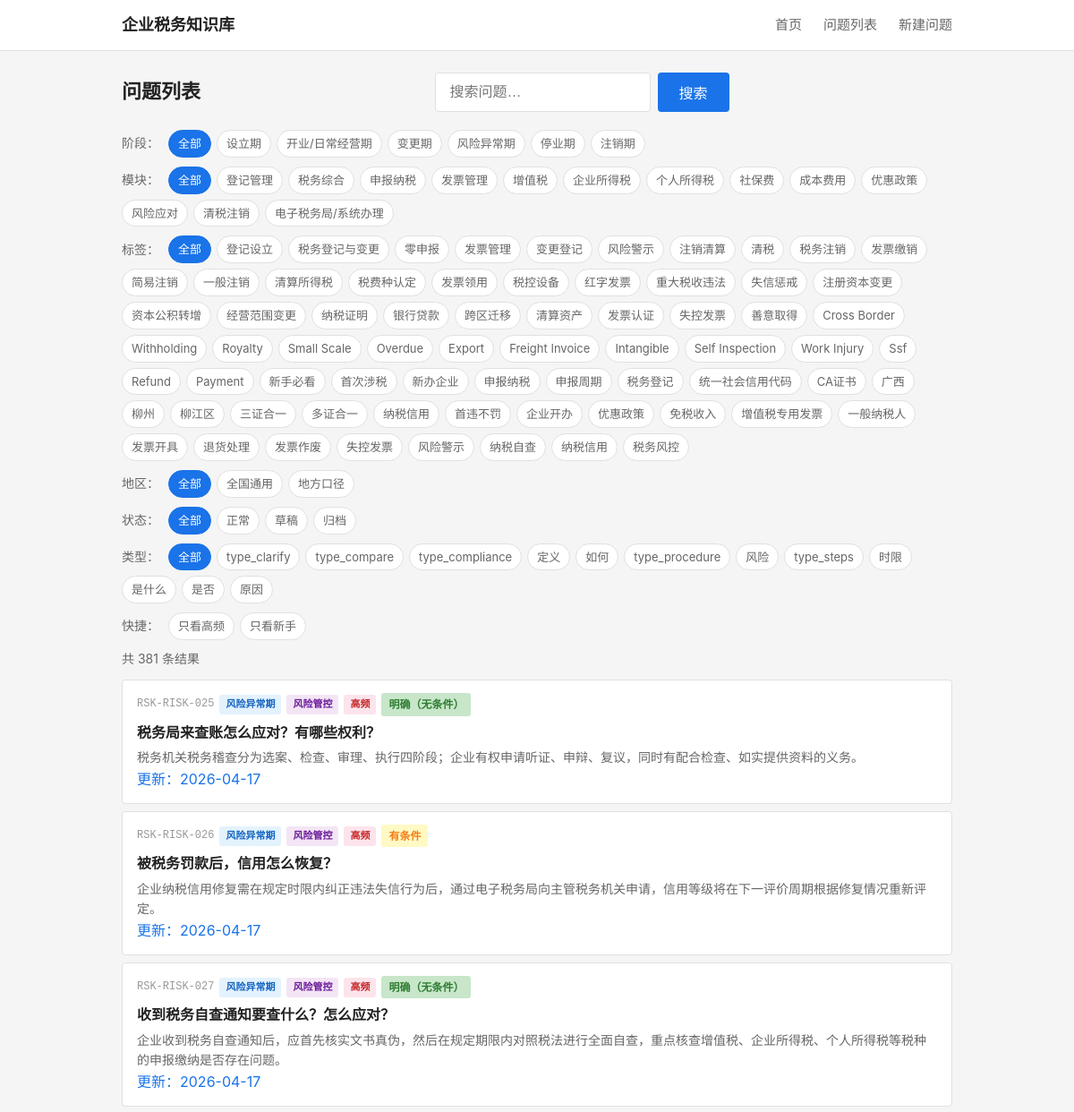
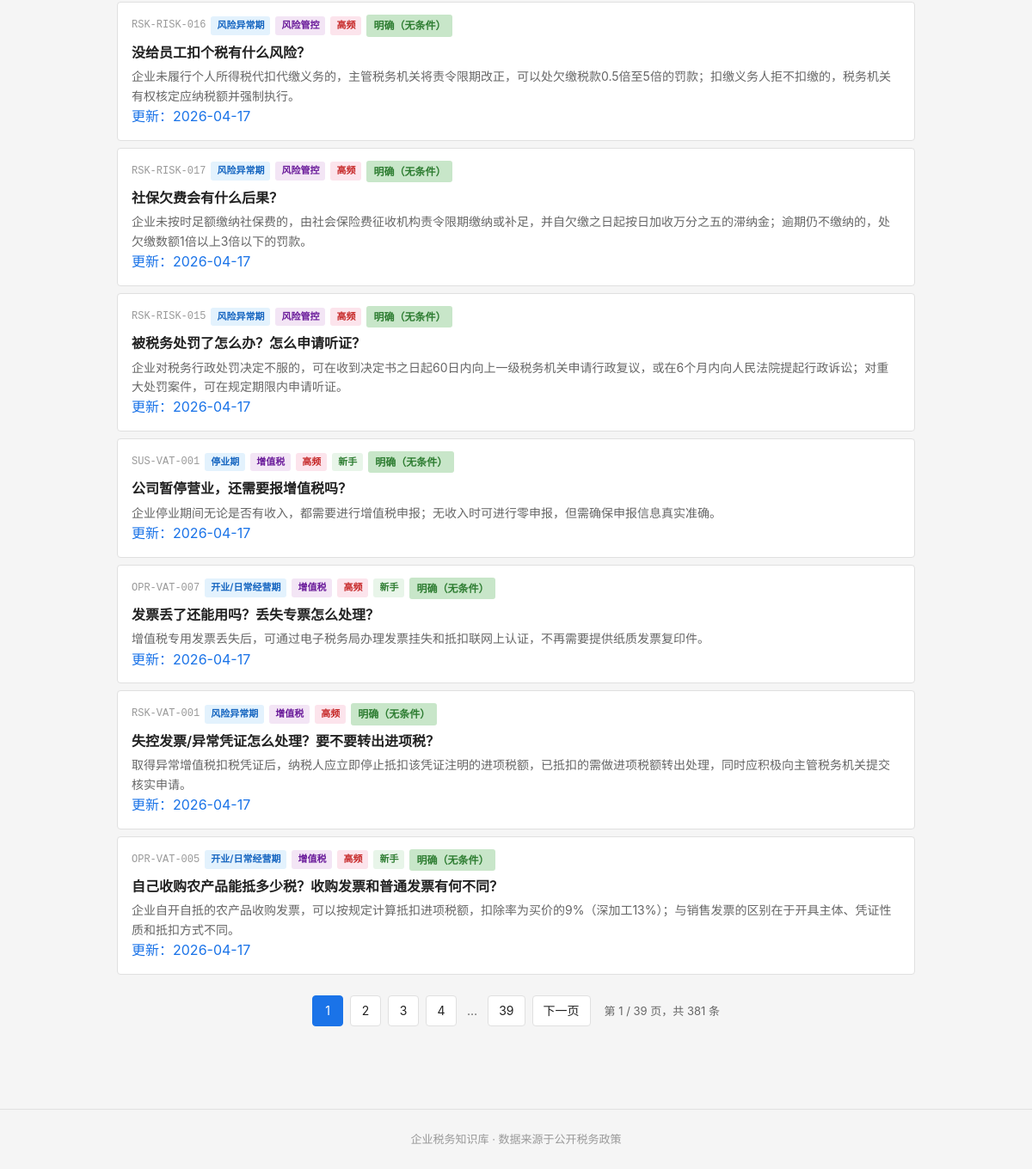
Page /questions on the earlier database version (2 pictures, top to bottom).
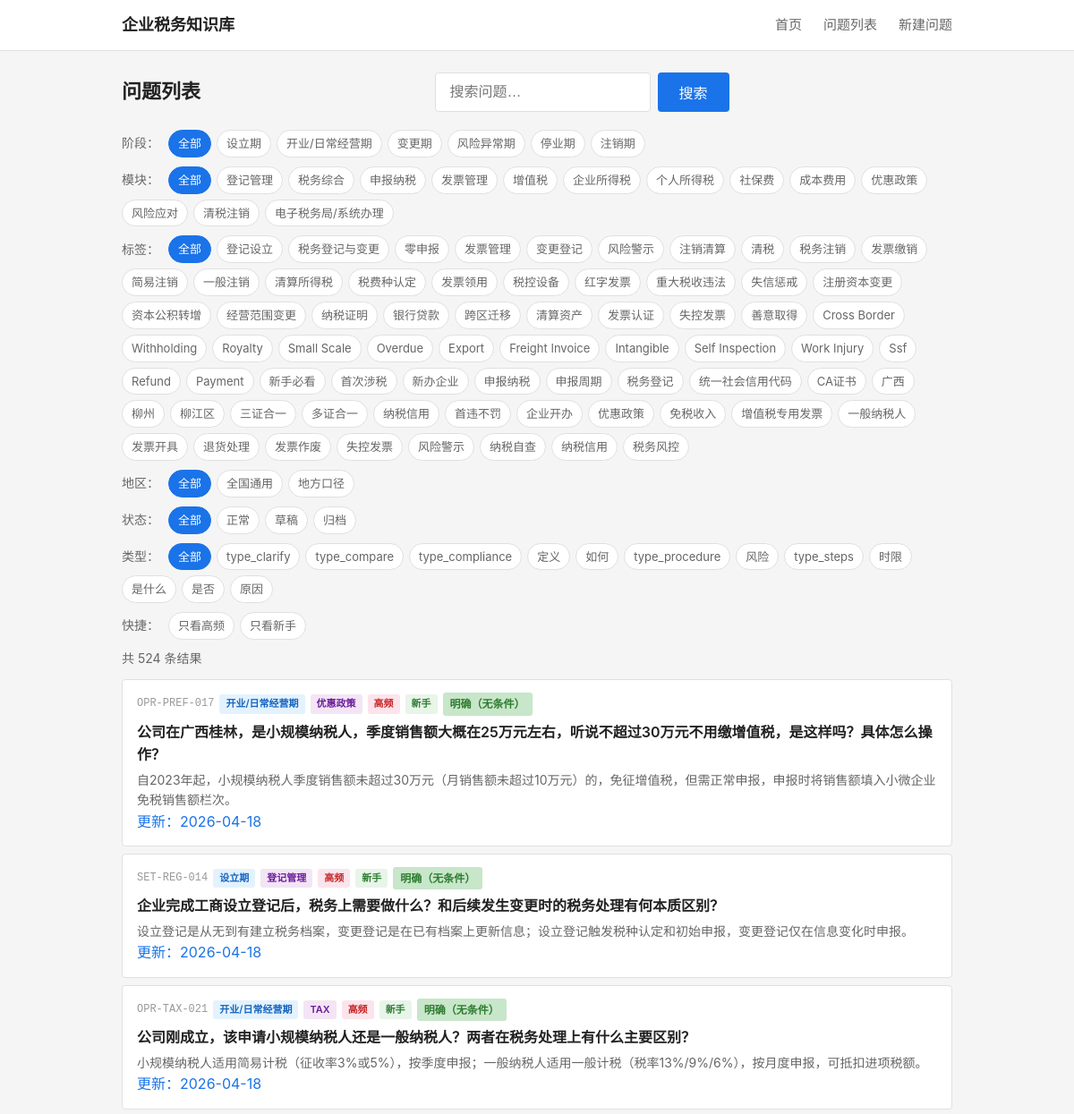
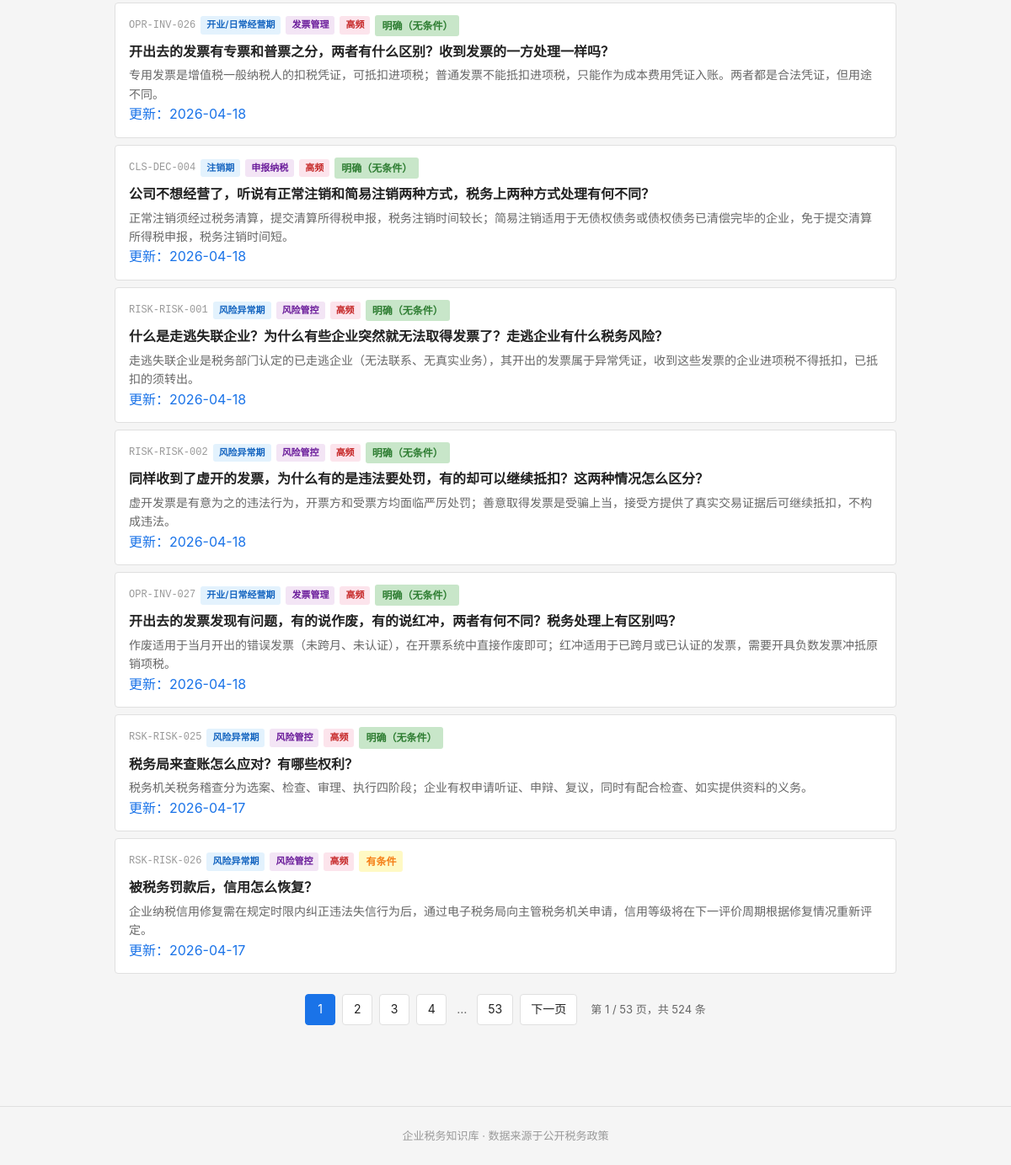
Same page on the later database version (2 pictures, top to bottom).
### tables this page shows
CREATE TABLE tag_dict (
    id              INTEGER PRIMARY KEY AUTOINCREMENT,
    tag_code        TEXT NOT NULL UNIQUE,
    tag_name        TEXT NOT NULL,
    tag_category    TEXT,
    parent_id       INTEGER,
    display_order   INTEGER NOT NULL DEFAULT 1,
    status          TEXT NOT NULL DEFAULT 'active',

    FOREIGN KEY (parent_id) REFERENCES tag_dict(id) ON DELETE SET NULL
);

CREATE TABLE question_master (
    id              INTEGER PRIMARY KEY AUTOINCREMENT,
    question_code   TEXT NOT NULL UNIQUE,
    question_title  TEXT NOT NULL,
    question_plain  TEXT NOT NULL,

    -- 分类
    stage_code      TEXT NOT NULL,
    module_code     TEXT NOT NULL,
    question_type   TEXT NOT NULL,

    -- 答案
    one_line_answer TEXT NOT NULL,
    detailed_answer TEXT,
    core_definition TEXT,

    -- 条件与边界
    applicable_conditions TEXT,
    exceptions_boundary   TEXT,

    -- 实务
    practical_steps TEXT,
    risk_warning    TEXT,

    -- 适用范围
    scope_level     TEXT NOT NULL DEFAULT 'scope_national',
    local_region    TEXT,

    -- 确定性
    answer_certainty TEXT NOT NULL DEFAULT 'certain_clear',

    -- 元数据
    keywords        TEXT,
    high_frequency_flag INTEGER NOT NULL DEFAULT 0,
    newbie_flag     INTEGER NOT NULL DEFAULT 0,

    -- 版本管理
    status          TEXT NOT NULL DEFAULT 'draft',
    version_no      INTEGER NOT NULL DEFAULT 1,

    -- 审计字段
    created_at      TEXT NOT NULL DEFAULT (datetime('now')),
    updated_at      TEXT NOT NULL DEFAULT (datetime('now'))
);

### backend/app.py (the view)
    @app.route('/questions')
    def questions_list():
        from services.question_service import QuestionService
        svc = QuestionService()
        stage = request.args.get('stage')
        module = request.args.get('module')
        tag = request.args.get('tag')
        qtype = request.args.get('qtype')
        page = int(request.args.get('page', 1))
        page_size = 10
        result = svc.list_questions(
            stage=stage, module=module, tag=tag,
            page=page, page_size=page_size,
            hf=request.args.get('hf'),
            newbie=request.args.get('newbie'),
            keyword=request.args.get('keyword'),
            region=request.args.get('region'),
            status=request.args.get('status'),
            qtype=qtype
        )
        stages = svc.get_stages()
        modules = svc.get_modules()
        all_tags = svc.get_all_tags()
        business_tags = [t for t in all_tags if t['tag_category'] == 'business']
        question_types = svc.get_question_types()
        keyword = request.args.get('keyword', '')
        current_region = request.args.get('region', '')
        current_status = request.args.get('status', '')
        return render_template('questions.html',
                               stages=stages, modules=modules, all_tags=all_tags,
                               business_tags=business_tags,
                               questions=result['questions'], total=result['total'],
                               page=page, page_size=page_size,
                               current_stage=stage, current_module=module, current_tag=tag,
                               keyword=keyword,
                               current_region=current_region, current_status=current_status,
                               question_types=question_types, current_qtype=qtype)

### backend/services/question_service.py (called while the page is built)
    def _query(self, sql, params=None):
        conn = sqlite3.connect(self.db_path)
        conn.execute("PRAGMA foreign_keys = ON")
        conn.row_factory = sqlite3.Row
        cur = conn.cursor()
        if params:
            cur.execute(sql, params)
        else:
            cur.execute(sql)
        rows = cur.fetchall()
        conn.close()
        return [dict(r) for r in rows]

    def _query_one(self, sql, params=None):
        rows = self._query(sql, params)
        return rows[0] if rows else None

    def get_stages(self):
        return self._query("""
            SELECT tag_code, tag_name
            FROM tag_dict
            WHERE tag_category = 'stage'
            ORDER BY display_order
        """)

    def get_modules(self):
        return self._query("""
            SELECT tag_code, tag_name
            FROM tag_dict
            WHERE tag_category = 'module'
            ORDER BY display_order
        """)

    def get_all_tags(self):
        return self._query("""
            SELECT tag_code, tag_name, tag_category
            FROM tag_dict
            WHERE status = 'active'
            ORDER BY tag_category, display_order
        """)

### frontend/templates/questions.html (shortened to what the changed rows need)
{% extends "base.html" %}
{% macro certainty_label(code) %}
    {% if code == 'certain_clear' %}<span class="certainty-tag clear">明确（无条件）</span>
    {% elif code == 'certain_conditional' %}<span class="certainty-tag condition">有条件</span>
    {% elif code == 'certain_dispute' %}<span class="certainty-tag dispute">有争议</span>
    {% elif code == 'certain_practice' %}<span class="certainty-tag practice">实务做法</span>
    {% else %}<span class="certainty-tag">{{ code }}</span>{% endif %}
{% endmacro %}
{% macro filter_url(overrides) %}
{%- set qs = [] -%}
{%- if current_stage and 'stage' not in overrides %}{% set qs = qs + ['stage=' ~ current_stage] %}{% endif -%}
{%- if current_module and 'module' not in overrides %}{% set qs = qs + ['module=' ~ current_module] %}{% endif -%}
{%- if current_tag and 'tag' not in overrides %}{% set qs = qs + ['tag=' ~ current_tag] %}{% endif -%}
{%- if keyword and 'keyword' not in overrides %}{% set qs = qs + ['keyword=' ~ keyword] %}{% endif -%}
{%- if request.args.get('hf') and 'hf' not in overrides %}{% set qs = qs + ['hf=1'] %}{% endif -%}
{%- if request.args.get('newbie') and 'newbie' not in overrides %}{% set qs = qs + ['newbie=1'] %}{% endif -%}
{%- if current_region and 'region' not in overrides %}{% set qs = qs + ['region=' ~ current_region] %}{% endif -%}
{%- if current_status and 'status' not in overrides %}{% set qs = qs + ['status=' ~ current_status] %}{% endif -%}
{%- if current_qtype and 'qtype' not in overrides %}{% set qs = qs + ['qtype=' ~ current_qtype] %}{% endif -%}
{%- for k, v in overrides.items() %}{% if v %}{% set qs = qs + [k ~ '=' ~ v] %}{% endif %}{% endfor -%}
{{- '/questions' ~ ('?' ~ qs | join('&') if qs else '') -}}
{% endmacro %}
{% macro stage_label(code) %}
    {% if code == 'SET' %}设立期
    {% elif code == 'OPR' %}开业/日常经营期
    {% elif code == 'CHG' %}变更期
    {% elif code == 'RSK' %}风险异常期
    {% elif code == 'SUS' %}停业期
    {% elif code == 'CLS' %}注销期
    {% else %}{{ code }}{% endif %}
{% endmacro %}
{% macro module_label(code) %}
    {% if code == 'REG' %}登记管理
    {% elif code == 'DEC' %}申报纳税
    {% elif code == 'INV' %}发票管理
    {% elif code == 'VAT' %}增值税
    {% elif code == 'CIT' %}企业所得税
    {% elif code == 'IIT' %}个人所得税
    {% elif code == 'SSF' %}社保费
    {% elif code == 'FEE' %}成本费用
    {% elif code == 'PREF' %}优惠政策
    {% elif code == 'RISK' %}风险管控
    {% elif code == 'CLEAR' %}清税注销
    {% elif code == 'ETAX' %}电子税务局/系统办理
    {% else %}{{ code }}{% endif %}
{% endmacro %}
{% macro question_type_label(code) %}
    {% if code == 'type_why' %}原因
    {% elif code == 'type_whether' %}是否
    {% elif code == 'type_how' %}如何
    {% elif code == 'type_what' %}是什么
    {% elif code == 'type_define' %}定义
    {% elif code == 'type_time' %}时限
    {% elif code == 'type_risk' %}风险
    {% else %}{{ code }}{% endif %}
{% endmacro %}
{% block main %}
<div class="page-header">
    <h1>问题列表</h1>
    <form action="/questions" method="get" class="search-form">
    </form>
</div>
<div class="filters">
    <span class="filter-label">阶段：</span>
    <a href="{{ filter_url({'stage': ''}) }}" class="filter-chip {% if not current_stage %}active{% endif %}">全部</a>
    {% for s in stages %}
    <a href="{{ filter_url({'stage': s.tag_code}) }}" class="filter-chip {% if current_stage == s.tag_code %}active{% endif %}">{{ s.tag_name }}</a>
    {% endfor %}
</div>
<div class="filters">
    <span class="filter-label">模块：</span>
    <a href="{{ filter_url({'module': ''}) }}" class="filter-chip {% if not current_module %}active{% endif %}">全部</a>
    {% for m in modules %}
    <a href="{{ filter_url({'module': m.tag_code}) }}" class="filter-chip {% if current_module == m.tag_code %}active{% endif %}">{{ m.tag_name }}</a>
    {% endfor %}
</div>
{% if business_tags %}
<div class="filters">
    <span class="filter-label">标签：</span>
    <a href="{{ filter_url({'tag': ''}) }}" class="filter-chip {% if not current_tag %}active{% endif %}">全部</a>
    {% for t in business_tags %}
    <a href="{{ filter_url({'tag': t.tag_code}) }}" class="filter-chip {% if current_tag == t.tag_code %}active{% endif %}">{{ t.tag_name }}</a>
    {% endfor %}
</div>
{% endif %}
<div class="filters">
    <span class="filter-label">地区：</span>
    <a href="{{ filter_url({'region': ''}) }}" class="filter-chip {% if not current_region %}active{% endif %}">全部</a>
    <a href="{{ filter_url({'region': 'scope_national'}) }}" class="filter-chip {% if current_region == 'scope_national' %}active{% endif %}">全国通用</a>
    <a href="{{ filter_url({'region': 'scope_local'}) }}" class="filter-chip {% if current_region == 'scope_local' %}active{% endif %}">地方口径</a>
</div>
<div class="filters">
    <span class="filter-label">状态：</span>
    <a href="{{ filter_url({'status': ''}) }}" class="filter-chip {% if not current_status %}active{% endif %}">全部</a>
    <a href="{{ filter_url({'status': 'active'}) }}" class="filter-chip {% if current_status == 'active' %}active{% endif %}">正常</a>
    <a href="{{ filter_url({'status': 'draft'}) }}" class="filter-chip {% if current_status == 'draft' %}active{% endif %}">草稿</a>
    <a href="{{ filter_url({'status': 'archived'}) }}" class="filter-chip {% if current_status == 'archived' %}active{% endif %}">归档</a>
</div>
<div class="filters">
    <span class="filter-label">类型：</span>
    <a href="{{ filter_url({'qtype': ''}) }}" class="filter-chip {% if not current_qtype %}active{% endif %}">全部</a>
    {% for t in question_types %}
    <a href="{{ filter_url({'qtype': t.type_code}) }}" class="filter-chip {% if current_qtype == t.type_code %}active{% endif %}">{{ question_type_label(t.type_code) }}</a>
    {% endfor %}
</div>
<div class="filters filters-quick">
    <span class="filter-label">快捷：</span>
    <a href="{{ filter_url({'hf': '1'}) }}" class="filter-chip {% if request.args.get('hf') == '1' %}active{% endif %}">只看高频</a>
    <a href="{{ filter_url({'newbie': '1'}) }}" class="filter-chip {% if request.args.get('newbie') == '1' %}active{% endif %}">只看新手</a>
</div>
{% if questions %}
<p class="result-count">共 {{ total }} 条结果</p>
<ul class="question-list">
    {% for q in questions %}
    <li class="question-item">
        <a href="/question/{{ q.question_code }}" class="question-link">
            <div class="q-meta">
                <span class="q-code">{{ q.question_code }}</span>
                <span class="q-badge stage">{{ stage_label(q.stage_code) }}</span>
                <span class="q-badge module">{{ module_label(q.module_code) }}</span>
                {% if q.high_frequency_flag %}
                <span class="q-badge hf">高频</span>
                {% endif %}
                {% if q.newbie_flag %}
                <span class="q-badge newbie">新手</span>
                {% endif %}
                {{ certainty_label(q.answer_certainty) }}
            </div>
            {% if keyword %}
            <div class="q-title">{{ q.question_plain | replace(keyword, '<mark>' ~ keyword ~ '</mark>') | safe }}</div>
            <div class="q-answer">{{ q.one_line_answer | replace(keyword, '<mark>' ~ keyword ~ '</mark>') | safe }}</div>
            {% else %}
            <div class="q-title">{{ q.question_plain }}</div>
            <div class="q-answer">{{ q.one_line_answer }}</div>
            {% endif %}
            {% if q.updated_at %}<div class="q-updated">更新：{{ q.updated_at[:10] }}</div>{% endif %}
        </a>
    </li>
    {% endfor %}
</ul>
{% if total > page_size %}
{% set total_pages = ((total - 1) // page_size) + 1 %}
{% set base_url = '/questions?' ~ 'stage=' ~ (current_stage or '') ~ '&module=' ~ (current_module or '') ~ '&tag=' ~ (current_tag or '') ~ '&keyword=' ~ keyword ~ '&region=' ~ current_region ~ '&status=' ~ current_status ~ '&qtype=' ~ (current_qtype or '') %}
<div class="pagination">
    {% set start = [1, page - 3] | max %}
    {% set end = [total_pages, page + 3] | min %}
    {% for p in range(start, end + 1) %}
    <a href="{{ base_url }}&page={{ p }}" class="page-btn page-num {% if p == page %}active{% endif %}">{{ p }}</a>
    {% endfor %}
    {% if end < total_pages %}
    {% if end < total_pages - 1 %}<span class="page-ellipsis">…</span>{% endif %}
    <a href="{{ base_url }}&page={{ total_pages }}" class="page-btn page-num">{{ total_pages }}</a>
    {% endif %}
    {% if page * page_size < total %}
    <a href="{{ base_url }}&page={{ page+1 }}" class="page-btn">下一页</a>
    {% endif %}
    <span class="page-info">第 {{ page }} / {{ total_pages }} 页，共 {{ total }} 条</span>
</div>
{% endif %}
{% else %}
<p class="empty-state">没有找到符合条件的問題。</p>
{% endif %}
{% endblock %}

Differences in the rows shown:
no longer on this page (row unchanged): question_master: question_code "RSK-RISK-027", stage_code "风险异常期", module_code "风险管控", high_frequency_flag "高频", answer_certainty "明确（无条件）", question_plain "收到税务自查通知要查什么？怎么应对？", one_line_answer "企业收到税务自查通知后，应首先核实文书真伪，然后在规定期限内对照税法进行全面自查，重点核查增值税、企业所得税、个人所得税等税种的申报缴纳是否存在问题。", updated_at "2026-04-17"
no longer on this page (row unchanged): question_master: question_code "RSK-RISK-016", stage_code "风险异常期", module_code "风险管控", high_frequency_flag "高频", answer_certainty "明确（无条件）", question_plain "没给员工扣个税有什么风险？", one_line_answer "企业未履行个人所得税代扣代缴义务的，主管税务机关将责令限期改正，可以处欠缴税款0.5倍至5倍的罚款；扣缴义务人拒不扣缴的，税务机关有权核定应纳税额并强制执行。", updated_at "2026-04-17"
no longer on this page (row unchanged): question_master: question_code "RSK-RISK-017", stage_code "风险异常期", module_code "风险管控", high_frequency_flag "高频", answer_certainty "明确（无条件）", question_plain "社保欠费会有什么后果？", one_line_answer "企业未按时足额缴纳社保费的，由社会保险费征收机构责令限期缴纳或补足，并自欠缴之日起按日加收万分之五的滞纳金；逾期仍不缴纳的，处欠缴数额1倍以上3倍以下的罚款。", updated_at "2026-04-17"
no longer on this page (row unchanged): question_master: question_code "RSK-RISK-015", stage_code "风险异常期", module_code "风险管控", high_frequency_flag "高频", answer_certainty "明确（无条件）", question_plain "被税务处罚了怎么办？怎么申请听证？", one_line_answer "企业对税务行政处罚决定不服的，可在收到决定书之日起60日内向上一级税务机关申请行政复议，或在6个月内向人民法院提起行政诉讼；对重大处罚案件，可在规定期限内申请听证。", updated_at "2026-04-17"
no longer on this page (row unchanged): question_master: question_code "SUS-VAT-001", stage_code "停业期", module_code "增值税", high_frequency_flag "高频", newbie_flag "新手", answer_certainty "明确（无条件）", question_plain "公司暂停营业，还需要报增值税吗？", one_line_answer "企业停业期间无论是否有收入，都需要进行增值税申报；无收入时可进行零申报，但需确保申报信息真实准确。", updated_at "2026-04-17"
no longer on this page (row unchanged): question_master: question_code "OPR-VAT-007", stage_code "开业/日常经营期", module_code "增值税", high_frequency_flag "高频", newbie_flag "新手", answer_certainty "明确（无条件）", question_plain "发票丢了还能用吗？丢失专票怎么处理？", one_line_answer "增值税专用发票丢失后，可通过电子税务局办理发票挂失和抵扣联网上认证，不再需要提供纸质发票复印件。", updated_at "2026-04-17"
no longer on this page (row unchanged): question_master: question_code "RSK-VAT-001", stage_code "风险异常期", module_code "增值税", high_frequency_flag "高频", answer_certainty "明确（无条件）", question_plain "失控发票/异常凭证怎么处理？要不要转出进项税？", one_line_answer "取得异常增值税扣税凭证后，纳税人应立即停止抵扣该凭证注明的进项税额，已抵扣的需做进项税额转出处理，同时应积极向主管税务机关提交核实申请。", updated_at "2026-04-17"
no longer on this page (row unchanged): question_master: question_code "OPR-VAT-005", stage_code "开业/日常经营期", module_code "增值税", high_frequency_flag "高频", newbie_flag "新手", answer_certainty "明确（无条件）", question_plain "自己收购农产品能抵多少税？收购发票和普通发票有何不同？", one_line_answer "企业自开自抵的农产品收购发票，可以按规定计算抵扣进项税额，扣除率为买价的9%（深加工13%）；与销售发票的区别在于开具主体、凭证性质和抵扣方式不同。", updated_at "2026-04-17"
added question_master: question_code "OPR-PREF-017", stage_code "开业/日常经营期", module_code "优惠政策", high_frequency_flag "高频", newbie_flag "新手", answer_certainty "明确（无条件）", question_plain "公司在广西桂林，是小规模纳税人，季度销售额大概在25万元左右，听说不超过30万元不用缴增值税，是这样吗？具体怎么操作？", one_line_answer "自2023年起，小规模纳税人季度销售额未超过30万元（月销售额未超过10万元）的，免征增值税，但需正常申报，申报时将销售额填入小微企业免税销售额栏次。", updated_at "2026-04-18"
added question_master: question_code "SET-REG-014", stage_code "设立期", module_code "登记管理", high_frequency_flag "高频", newbie_flag "新手", answer_certainty "明确（无条件）", question_plain "企业完成工商设立登记后，税务上需要做什么？和后续发生变更时的税务处理有何本质区别？", one_line_answer "设立登记是从无到有建立税务档案，变更登记是在已有档案上更新信息；设立登记触发税种认定和初始申报，变更登记仅在信息变化时申报。", updated_at "2026-04-18"
added question_master: question_code "OPR-TAX-021", stage_code "开业/日常经营期", module_code "TAX", high_frequency_flag "高频", newbie_flag "新手", answer_certainty "明确（无条件）", question_plain "公司刚成立，该申请小规模纳税人还是一般纳税人？两者在税务处理上有什么主要区别？", one_line_answer "小规模纳税人适用简易计税（征收率3%或5%），按季度申报；一般纳税人适用一般计税（税率13%/9%/6%），按月度申报，可抵扣进项税额。", updated_at "2026-04-18"
added question_master: question_code "OPR-INV-026", stage_code "开业/日常经营期", module_code "发票管理", high_frequency_flag "高频", answer_certainty "明确（无条件）", question_plain "开出去的发票有专票和普票之分，两者有什么区别？收到发票的一方处理一样吗？", one_line_answer "专用发票是增值税一般纳税人的扣税凭证，可抵扣进项税；普通发票不能抵扣进项税，只能作为成本费用凭证入账。两者都是合法凭证，但用途不同。", updated_at "2026-04-18"
added question_master: question_code "CLS-DEC-004", stage_code "注销期", module_code "申报纳税", high_frequency_flag "高频", answer_certainty "明确（无条件）", question_plain "公司不想经营了，听说有正常注销和简易注销两种方式，税务上两种方式处理有何不同？", one_line_answer "正常注销须经过税务清算，提交清算所得税申报，税务注销时间较长；简易注销适用于无债权债务或债权债务已清偿完毕的企业，免于提交清算所得税申报，税务注销时间短。", updated_at "2026-04-18"
added question_master: question_code "RISK-RISK-001", stage_code "风险异常期", module_code "风险管控", high_frequency_flag "高频", answer_certainty "明确（无条件）", question_plain "什么是走逃失联企业？为什么有些企业突然就无法取得发票了？走逃企业有什么税务风险？", one_line_answer "走逃失联企业是税务部门认定的已走逃企业（无法联系、无真实业务），其开出的发票属于异常凭证，收到这些发票的企业进项税不得抵扣，已抵扣的须转出。", updated_at "2026-04-18"
added question_master: question_code "RISK-RISK-002", stage_code "风险异常期", module_code "风险管控", high_frequency_flag "高频", answer_certainty "明确（无条件）", question_plain "同样收到了虚开的发票，为什么有的是违法要处罚，有的却可以继续抵扣？这两种情况怎么区分？", one_line_answer "虚开发票是有意为之的违法行为，开票方和受票方均面临严厉处罚；善意取得发票是受骗上当，接受方提供了真实交易证据后可继续抵扣，不构成违法。", updated_at "2026-04-18"
added question_master: question_code "OPR-INV-027", stage_code "开业/日常经营期", module_code "发票管理", high_frequency_flag "高频", answer_certainty "明确（无条件）", question_plain "开出去的发票发现有问题，有的说作废，有的说红冲，两者有何不同？税务处理上有区别吗？", one_line_answer "作废适用于当月开出的错误发票（未跨月、未认证），在开票系统中直接作废即可；红冲适用于已跨月或已认证的发票，需要开具负数发票冲抵原销项税。", updated_at "2026-04-18"
Other differences:
{{ total }}: "381" → "524"
{{ total_pages }}: "39" → "53"
